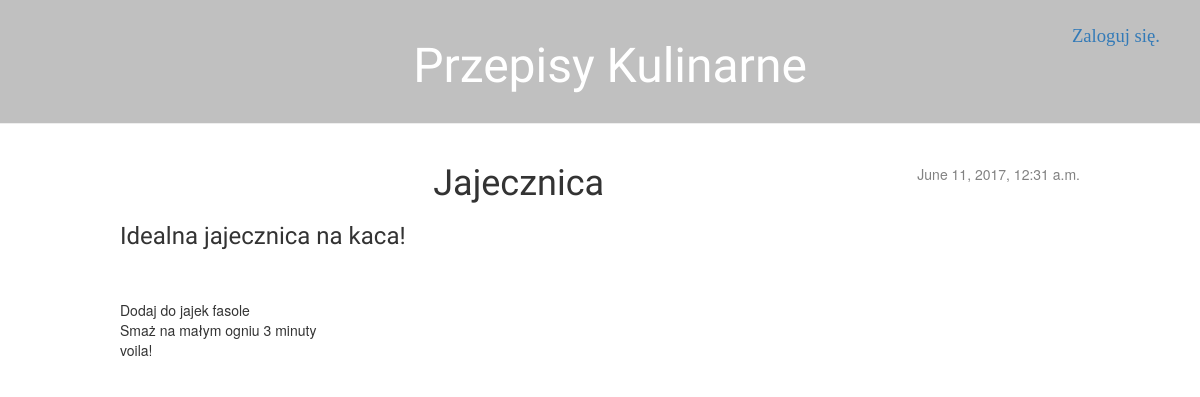
/post/5/, run on an earlier commit of the app's database.
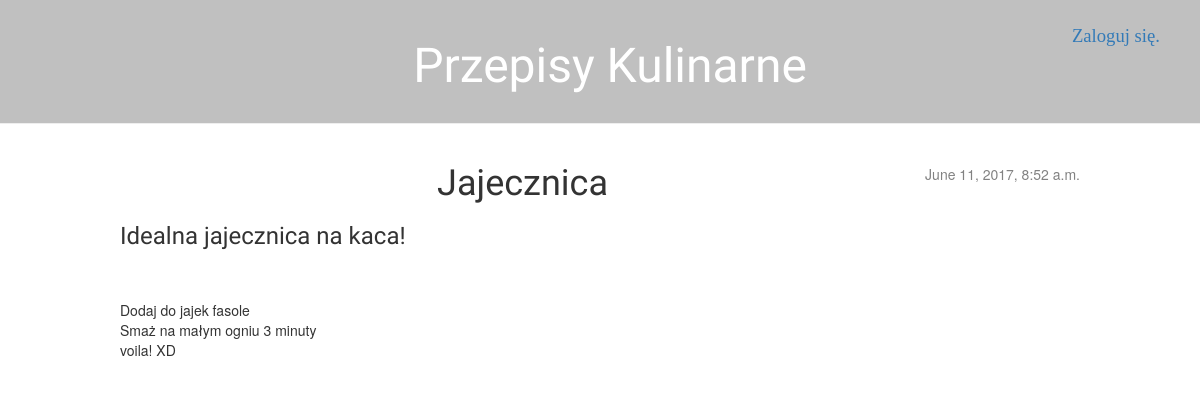
And on a later commit of the database.
### homework/models.py (models this page shows, shortened)
class Post(models.Model):
    author = models.ForeignKey('auth.User')
    title = models.CharField(max_length=100)
    desc = models.TextField(max_length=200)
    text = models.TextField()
    published_date = models.DateTimeField(
            default=timezone.now)

### homework/views.py (the view)
# urls.py: url(r'^post/(?P<pk>[0-9]+)/$', views.post_detail, name='post_detail'),
def post_detail(request, pk):
    post = get_object_or_404(Post, pk=pk)
    return render(request, 'homework/post_detail.html', {'post': post})

### homework/templates/homework/post_detail.html (shortened to what this page needs)
{% extends 'homework/base.html' %}
{% block content %}
    <div class="post.detail">
        {% if post.published_date %}
            <div class="date">
                {{ post.published_date }}
            </div>
        {% endif %}
        <center><h1>{{ post.title }}</h1></center>
        <h3> {{ post.desc }} </h3> <br><br>
        <p>{{ post.text|linebreaksbr }}</p>
    </div>
{% endblock %}

What changed in the data, as far as the page shows it:
changed Post "Jajecznica": published_date "June 11, 2017, 12:31 a.m." → "June 11, 2017, 8:52 a.m."; text "Dodaj do jajek fasole Smaż na małym ogniu 3 minuty voila!" → "Dodaj do jajek fasole Smaż na małym ogniu 3 minuty voila! XD"
